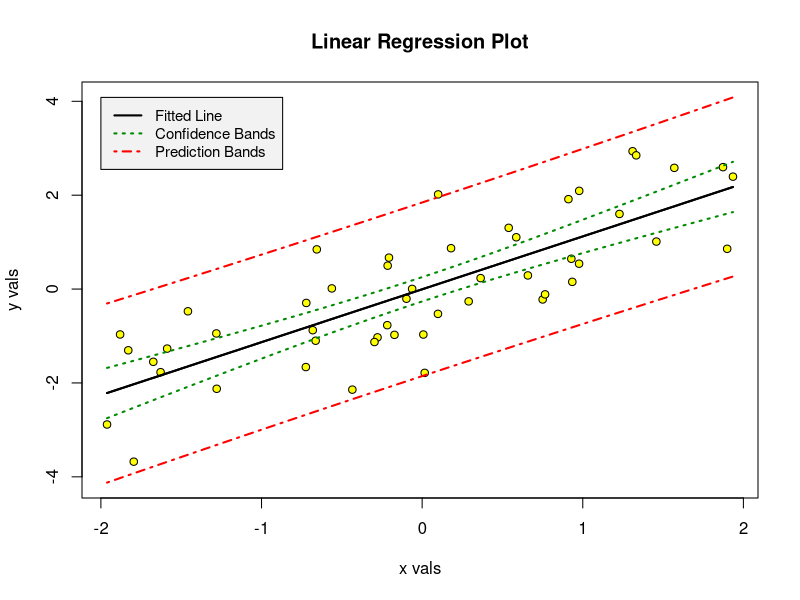

This chart was generated by the following R code:
x <- runif(50, -2, 2)
y <- x + rnorm(50)

# Create the model object
mod <- lm(y ~ x)

# Create prediction values and confidence limits
# using a new dataframe of x values, noting the
# colnames need to match your model term names.
newData <- data.frame(x = seq(min(x), max(x), by = (max(x) - min(x)) / 49))
pred.lim <- predict(mod, newdata = newData, interval = "prediction")
conf.lim <- predict(mod, newdata = newData, interval = "confidence")

# Create the plot. Do not plot the data points
# and axes to allow us to define them our way
plot(x, y, xlab = "x vals", ylab = "y vals", type = "n", 
    main = "Linear Regression Plot", ylim = range(y, pred.lim, na.rm = TRUE))

points(x, y, pch = 21, bg = "yellow")

# Draw the fitted regression line and the
# prediction and confidence intervals
matlines(newData$x, pred.lim, lty = c(1, 4, 4), lwd = 2, col = c("black", "red", "red"))
matlines(newData$x, conf.lim, lty = c(1, 3, 3), lwd = 2, col = c("black", "green4", "green4"))

# Draw the legend
legend(-2, max(pred.lim, na.rm = TRUE),
legend = c("Fitted Line", "Confidence Bands", "Prediction Bands"),
  lty = c(1, 3, 4), lwd = 2, col = c("black", "green4", "red"),
  horiz = FALSE, cex = 0.9, bg = "gray95")
